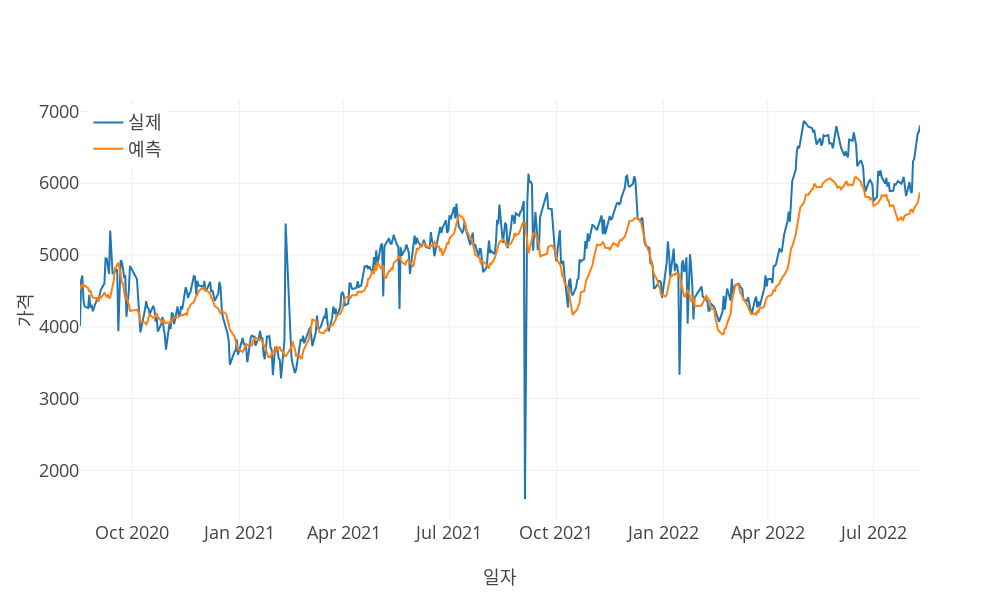

The code cell stored with this chart in its notebook:
### Code cell
print("\nDeepAR")
deep_ar, val_dataloader = DEEPAR(
    data,
    training_cutoff,
    _output,
    group,
    max_encoder_length,
    max_prediction_length,
    time_varying_known_categoricals,
    time_varying_unknown_categoricals,
    time_varying_known_reals,
    batch_size,
    pathForSavingModels(product, product_attribute, raw_file_name, 'DEEPAR'),
)

actuals = torch.cat([y[0] for x, y in iter(val_dataloader)])
deepar_predictions = deep_ar.predict(val_dataloader)

model_eval(actuals, deepar_predictions, predictions_x_axis, stdout=True, vis=True)

### Figure 1 — Plotly figure (JSON) as saved in the notebook; plotly's stock layout.template omitted (floating-point values rounded to 4 significant figures; data arrays with more than 128 entries replaced by an {"elided": "..."} marker saying what was removed)
{"data": [{"mode": "lines", "name": "실제", "type": "scatter", "x": {"elided": "510 str values"}, "y": {"elided": "510 float values"}}, {"mode": "lines", "name": "예측", "type": "scatter", "x": {"elided": "510 str values"}, "y": {"elided": "510 float values"}}], "layout": {"height": 600, "legend": {"x": 0.01, "xanchor": "left", "y": 0.99, "yanchor": "top"}, "width": 1000, "xaxis": {"title": {"text": "일자"}}, "yaxis": {"title": {"text": "가격"}}}}
